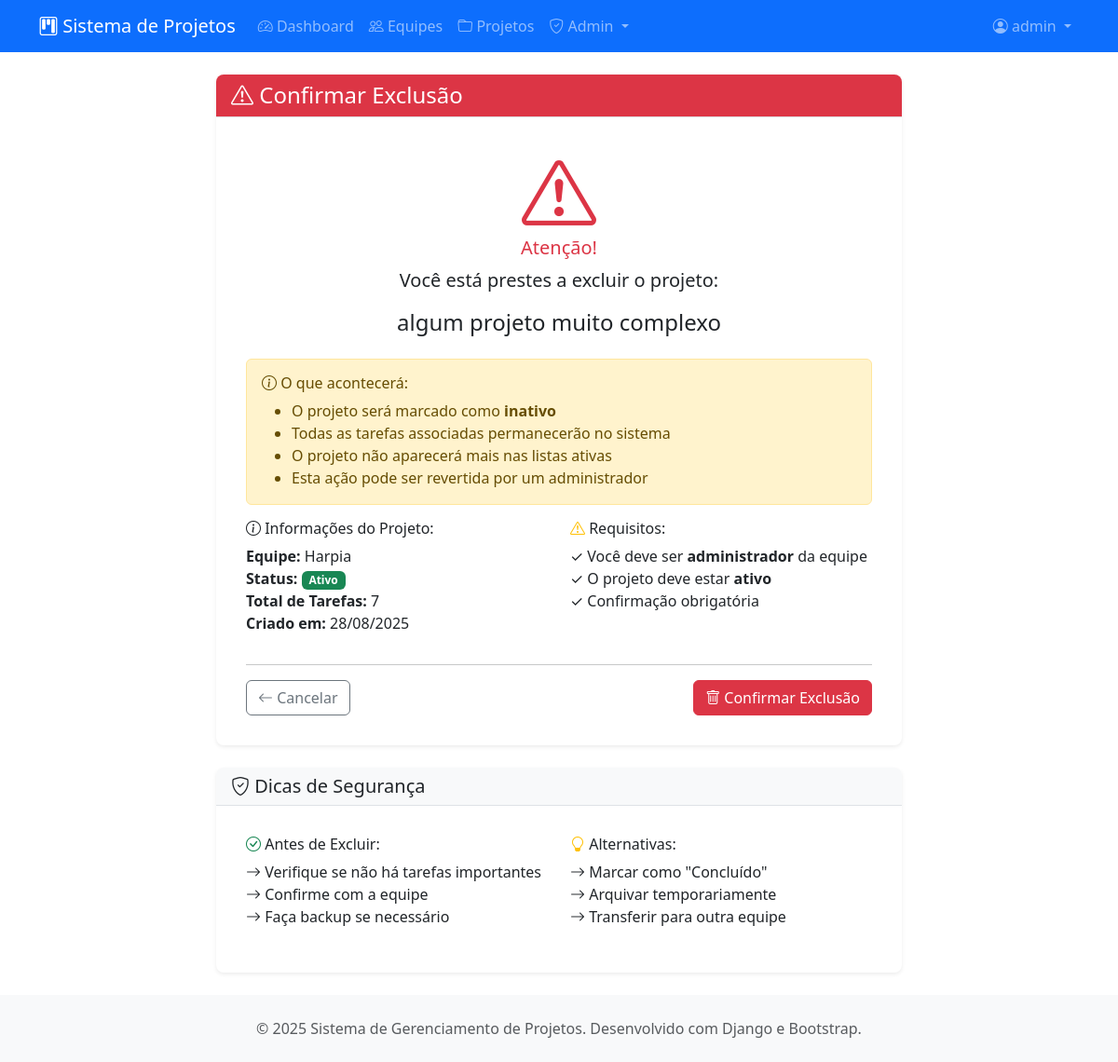
/projetos/projetos/2/excluir/ (signed in), run on the app's committed database.
### projetos/models.py (models this page shows, shortened)
class Projeto(models.Model):
    PRIORIDADE_CHOICES = [
        ('baixa', 'Baixa'),
        ('media', 'Média'),
        ('alta', 'Alta'),
        ('urgente', 'Urgente'),
    ]
    titulo = models.CharField(max_length=200, verbose_name="Título")
    descricao = models.TextField(verbose_name="Descrição")
    equipe = models.ForeignKey(Equipe, on_delete=models.CASCADE, related_name="projetos")
    criado_por = models.ForeignKey(User, on_delete=models.CASCADE, related_name="projetos_criados")
    criado_em = models.DateTimeField(auto_now_add=True)
    atualizado_em = models.DateTimeField(auto_now=True)
    data_inicio = models.DateField(verbose_name="Data de Início")
    data_fim = models.DateField(verbose_name="Data de Conclusão")
    prioridade = models.CharField(max_length=10, choices=PRIORIDADE_CHOICES, default='media')
    ativo = models.BooleanField(default=True, verbose_name="Projeto Ativo")
    class Meta:
        verbose_name = "Projeto"
        verbose_name_plural = "Projetos"
        ordering = ["-criado_em"]

class Equipe(models.Model):
    nome = models.CharField(max_length=100, verbose_name="Nome da Equipe")
    descricao = models.TextField(blank=True, verbose_name="Descrição")
    criada_em = models.DateTimeField(auto_now_add=True)
    criada_por = models.ForeignKey(User, on_delete=models.CASCADE, related_name="equipes_criadas")
    ativa = models.BooleanField(default=True, verbose_name="Equipe Ativa")
    class Meta:
        verbose_name = "Equipe"
        verbose_name_plural = "Equipes"
        ordering = ["nome"]

### projetos/views.py (the view, shortened to what this page needs)
# urls.py: path('projetos/<int:pk>/excluir/', views.ProjetoDeleteView.as_view(), name='excluir-projeto'),
class ProjetoDeleteView(LoginRequiredMixin, AdminRequiredMixin, DeleteView):
    model = Projeto
    template_name = 'projetos/projeto/confirmar_exclusao.html'

### projetos/mixins.py (called while the page is built)
    def test_func(self):
        if hasattr(self.request.user, 'perfil'):
            return self.request.user.perfil.tipo_usuario == 'admin'
        return False

### projetos/templates/projetos/projeto/confirmar_exclusao.html (shortened to what this page needs)
{% extends 'projetos/base.html' %}
{% load static %}
{% block content %}
<div class="row justify-content-center">
    <div class="col-md-8">
        <div class="card border-danger">
            <div class="card-header bg-danger text-white">
                <h4 class="card-title mb-0">
                    <i class="bi bi-exclamation-triangle"></i> Confirmar Exclusão
                </h4>
            </div>
            <div class="card-body">
                <div class="text-center mb-4">
                    <i class="bi bi-exclamation-triangle display-1 text-danger mb-3"></i>
                    <h5 class="text-danger">Atenção!</h5>
                    <p class="lead">Você está prestes a excluir o projeto:</p>
                    <h4 class="text-dark">{{ projeto.titulo }}</h4>
                </div>
                <div class="alert alert-warning">
                    <h6><i class="bi bi-info-circle"></i> O que acontecerá:</h6>
                    <ul class="mb-0">
                        <li>O projeto será marcado como <strong>inativo</strong></li>
                        <li>Todas as tarefas associadas permanecerão no sistema</li>
                        <li>O projeto não aparecerá mais nas listas ativas</li>
                        <li>Esta ação pode ser revertida por um administrador</li>
                    </ul>
                </div>
                <div class="row">
                    <div class="col-md-6">
                        <h6><i class="bi bi-info-circle"></i> Informações do Projeto:</h6>
                        <ul class="list-unstyled">
                            <li><strong>Equipe:</strong> {{ projeto.equipe.nome }}</li>
                            <li><strong>Status:</strong>
                                {% if projeto.ativo %}
                                    <span class="badge bg-success">Ativo</span>
                                {% else %}
                                    <span class="badge bg-danger">Inativo</span>
                                {% endif %}
                            </li>
                            <li><strong>Total de Tarefas:</strong> {{ projeto.tarefas.count }}</li>
                            <li><strong>Criado em:</strong> {{ projeto.criado_em|date:"d/m/Y" }}</li>
                        </ul>
                    </div>
                    <div class="col-md-6">
                        <h6><i class="bi bi-exclamation-triangle text-warning"></i> Requisitos:</h6>
                        <ul class="list-unstyled">
                            <li>✓ Você deve ser <strong>administrador</strong> da equipe</li>
                            <li>✓ O projeto deve estar <strong>ativo</strong></li>
                            <li>✓ Confirmação obrigatória</li>
                        </ul>
                    </div>
                </div>
                <hr>
                <div class="d-flex justify-content-between">
                    <a href="{% url 'projetos:detalhe-projeto' projeto.pk %}" class="btn btn-outline-secondary">
                        <i class="bi bi-arrow-left"></i> Cancelar
                    </a>
                    <form method="post" style="display: inline;">
                        <button type="submit" class="btn btn-danger"
                                onclick="return confirm('Tem certeza absoluta que deseja excluir este projeto? Esta ação não pode ser desfeita facilmente.')">
                            <i class="bi bi-trash"></i> Confirmar Exclusão
                        </button>
                    </form>
                </div>
            </div>
        </div>
        <div class="card mt-4">
            <div class="card-header">
                <h5 class="card-title mb-0">
                    <i class="bi bi-shield-check"></i> Dicas de Segurança
                </h5>
            </div>
            <div class="card-body">
                <div class="row">
                    <div class="col-md-6">
                        <h6><i class="bi bi-check-circle text-success"></i> Antes de Excluir:</h6>
                        <ul class="list-unstyled">
                            <li><i class="bi bi-arrow-right"></i> Verifique se não há tarefas importantes</li>
                            <li><i class="bi bi-arrow-right"></i> Confirme com a equipe</li>
                            <li><i class="bi bi-arrow-right"></i> Faça backup se necessário</li>
                        </ul>
                    </div>
                    <div class="col-md-6">
                        <h6><i class="bi bi-lightbulb text-warning"></i> Alternativas:</h6>
                        <ul class="list-unstyled">
                            <li><i class="bi bi-arrow-right"></i> Marcar como "Concluído"</li>
                            <li><i class="bi bi-arrow-right"></i> Arquivar temporariamente</li>
                            <li><i class="bi bi-arrow-right"></i> Transferir para outra equipe</li>
                        </ul>
                    </div>
                </div>
            </div>
        </div>
    </div>
</div>
{% endblock %}

### projetos/templates/projetos/base.html (shortened to what this page needs)
{% load static %}
<!DOCTYPE html>
<html lang="pt-br">
<head>
    <link href="https://cdn.jsdelivr.net/npm/bootstrap@5.3.0/dist/css/bootstrap.min.css" rel="stylesheet">
    <link href="https://cdn.jsdelivr.net/npm/bootstrap-icons@1.10.0/font/bootstrap-icons.css" rel="stylesheet">
    <link href="{% static 'css/estilo.css' %}" rel="stylesheet">
    <link href="{% static 'css/forms.css' %}" rel="stylesheet">
</head>
<body class="d-flex flex-column min-vh-100">
    <nav class="navbar navbar-expand-lg navbar-dark bg-primary">
        <div class="container">
            <a class="navbar-brand" href="{% url 'projetos:dashboard' %}">
                <i class="bi bi-kanban"></i> Sistema de Projetos
            </a>
            <div class="collapse navbar-collapse" id="navbarNav">
                <ul class="navbar-nav me-auto">
                    <li class="nav-item">
                        <a class="nav-link" href="{% url 'projetos:dashboard' %}">
                            <i class="bi bi-speedometer2"></i> Dashboard
                        </a>
                    </li>
                    <li class="nav-item">
                        <a class="nav-link" href="{% url 'projetos:lista-equipes' %}">
                            <i class="bi bi-people"></i> Equipes
                        </a>
                    </li>
                    <li class="nav-item">
                        <a class="nav-link" href="{% url 'projetos:lista-projetos' %}">
                            <i class="bi bi-folder"></i> Projetos
                        </a>
                    </li>
                    {% if user.perfil.tipo_usuario == 'admin' %}
                    <li class="nav-item dropdown">
                        <a class="nav-link dropdown-toggle" href="#" id="adminDropdown" role="button" data-bs-toggle="dropdown">
                            <i class="bi bi-shield-check"></i> Admin
                        </a>
                    </li>
                    {% endif %}
                </ul>
                <ul class="navbar-nav">
                    {% if user.is_authenticated %}
                        <li class="nav-item dropdown">
                            <a class="nav-link dropdown-toggle" href="#" id="navbarDropdown" role="button" data-bs-toggle="dropdown">
                                <i class="bi bi-person-circle"></i> {{ user.username }}
                            </a>
                        </li>
                    {% endif %}
                </ul>
            </div>
        </div>
    </nav>
    <main class="container my-4 flex-grow-1">
        {% block content %}{% endblock %}
    </main>
    <footer class="bg-light py-4 mt-auto">
        <div class="container text-center">
            <p class="text-muted mb-0">
                &copy; 2025 Sistema de Gerenciamento de Projetos. Desenvolvido com Django e Bootstrap.
            </p>
        </div>
    </footer>
</body>
</html>

### static/css/estilo.css (style rules this page uses)
* { padding: 0; }

### static/css/forms.css (style rules this page uses)
.btn { border-radius: 0.375rem; font-weight: 500; transition: all 0.15s ease-in-out; }
.card { border: none; box-shadow: 0 0.125rem 0.25rem rgba(0, 0, 0, 0.075); border-radius: 0.5rem; }
.card-header { background-color: #f8f9fa; border-bottom: 1px solid #dee2e6; border-radius: 0.5rem 0.5rem 0 0 !important; font-weight: 600; }
.card-body { padding: 2rem; }
footer { margin-top: auto; }

### data on the page
Projeto: titulo "algum projeto muito complexo", equipe.nome "Harpia", tarefas.count "7", criado_em "28/08/2025"

### other printed values
{{ user.username }} "admin"
